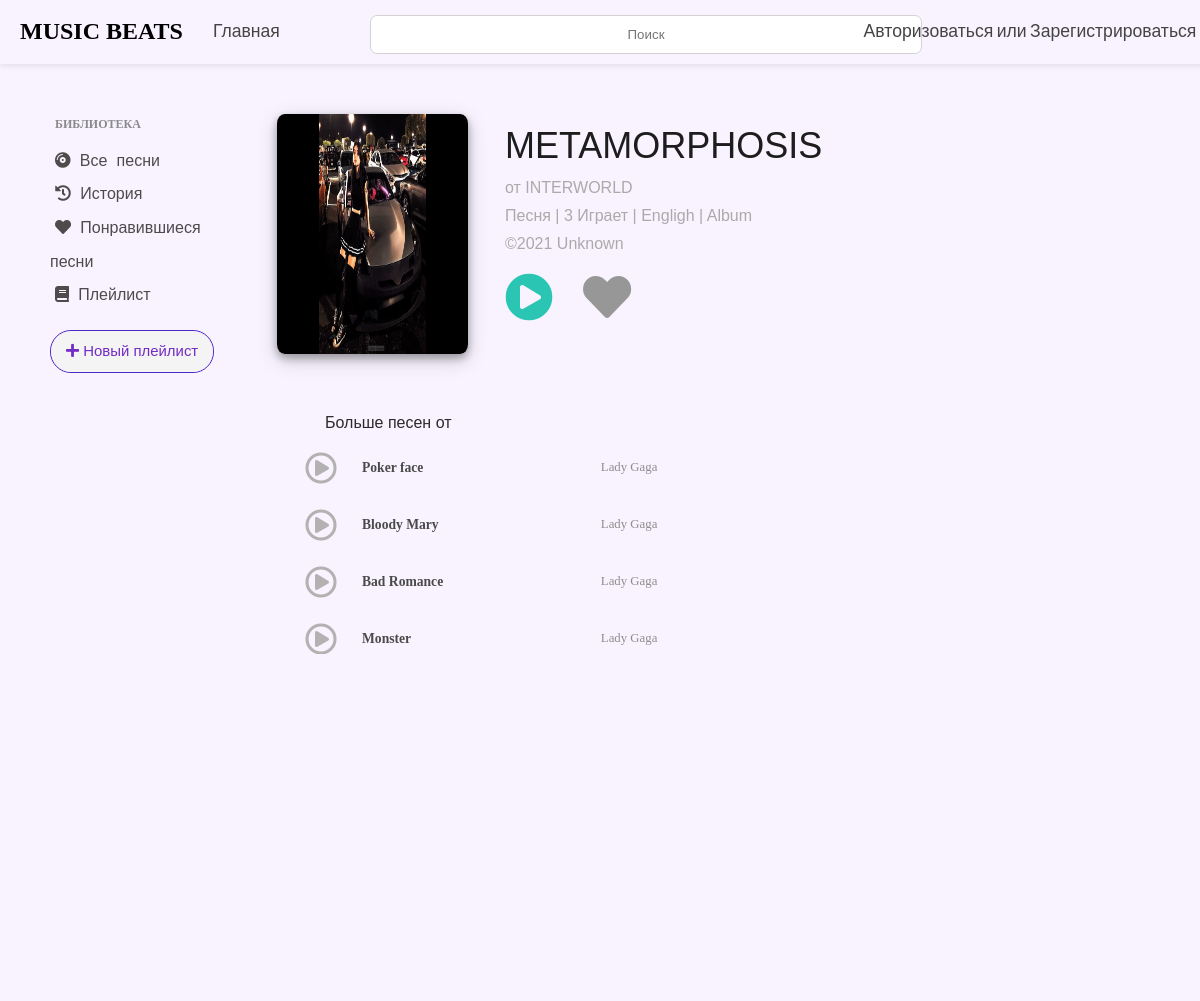
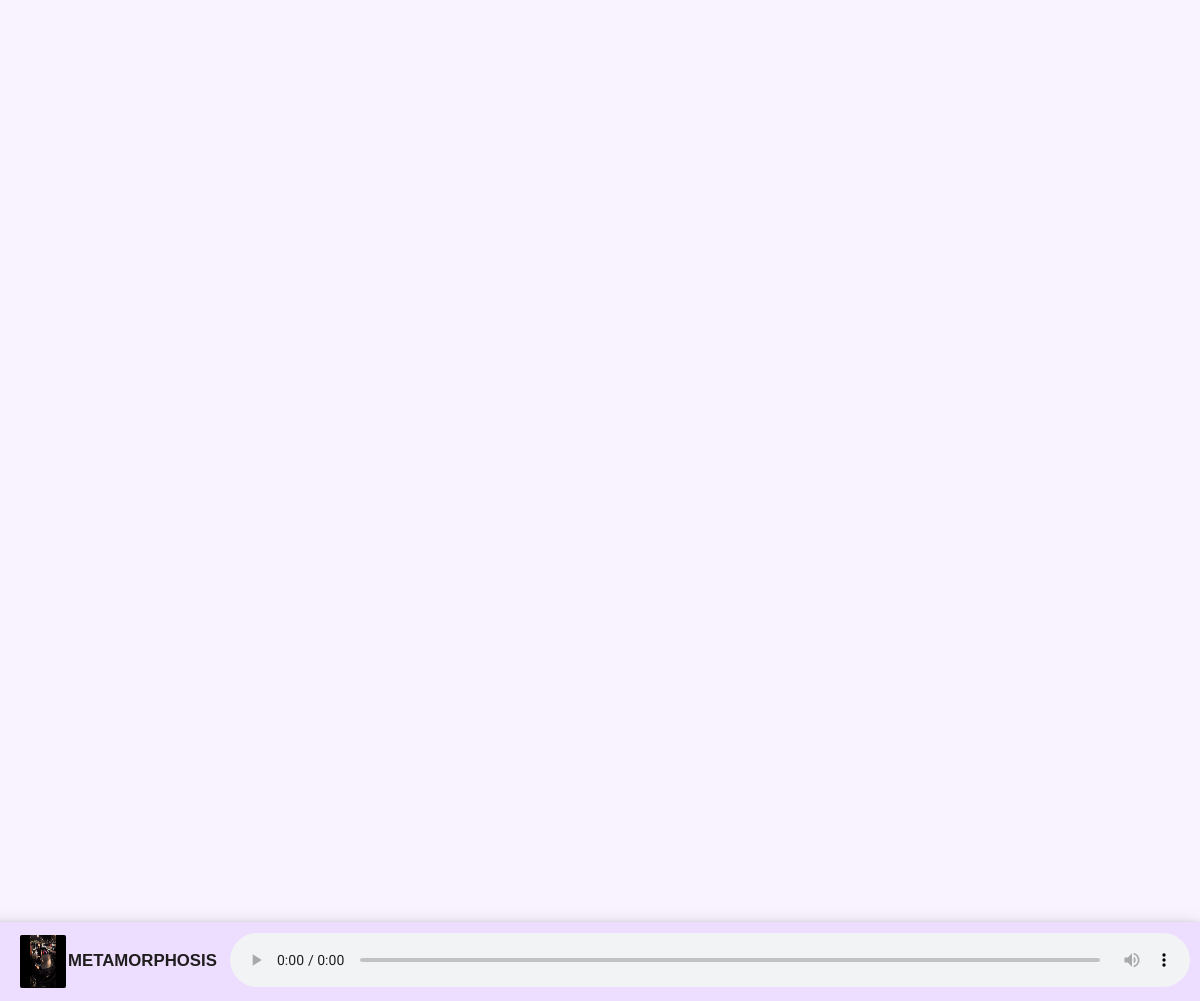
Screenshot of /song/74 with the database file from the repository (2 pictures, top to bottom).
### music_app/models.py (models this page shows, shortened)
class Song(models.Model):
    song_id = models.AutoField(primary_key=True)
    count = models.IntegerField(default=0, verbose_name = 'Номер песни')
    name = models.CharField(max_length=200, verbose_name = 'Название')
    tags = models.CharField(choices=tags, max_length=20, default='Classical', verbose_name = 'Теги')
    genre = models.CharField(choices=genre, max_length=20, default='Album', verbose_name = 'Жанр')
    language = models.CharField(choices=language, max_length=20, default='Hindi', verbose_name = 'Язык исполнения')
    year = models.CharField(choices=yearOfRelease, max_length=20, default='2021', verbose_name = 'Год выпуска')
    singer1 = models.CharField(max_length=200, verbose_name = 'Первый исполнитель')
    singer2 = models.CharField(max_length=200, default='', verbose_name = 'Второй исполнитель')
    productionHouse = models.CharField(choices=productionHouse, max_length=20, default='Unknown', verbose_name = 'Продюсерский дом')
    movie = models.CharField(max_length=500, default="", verbose_name = 'Видео') # нужно ли это???
    image = models.ImageField(upload_to="images", verbose_name = 'Обложка')
    song = models.FileField(upload_to='songs', verbose_name = 'Песня')
    class Meta:
        verbose_name = 'Песня'
        verbose_name_plural = 'Песни'

### music_app/views.py (the view, shortened to what this page needs)
# urls.py: path('song/<int:id>', views.songpost, name='songpost'),
def songpost(request, id):
    myPlaylists  = []
    user = request.user
    if user.is_authenticated:
        myPlaylists = list(Playlist.objects.filter(user=user))
    try:
        song = Song.objects.filter(song_id=id).first()
        song.count+=1
        song.save()
        if song.movie=='Album':
            isAlbum = True
        else:
            isAlbum = False
        recommendedSongs = []
        song_tag = song.tags
        song_year = song.year
        if(song_tag=='Classical' or song_tag=='Romantic'):
            moreSongs = list(Song.objects.filter(tags='Classical').exclude(song_id=id))
            recommendedSongs+=moreSongs
            moreSongs = list(Song.objects.filter(tags='Romantic').exclude(song_id=id))
            recommendedSongs+=moreSongs
        finalRecommendedSongs = []
        for i in recommendedSongs:
            if(int(i.year)==int(song_year) or int(i.year)==int(song_year)-2 or int(i.year)==int(song_year)+2):
                finalRecommendedSongs.append(i)
        recommendedSingers = []
        if Singer.objects.filter(name=song.singer1).exists():
            singer1 = list(Singer.objects.filter(name=song.singer1))
            recommendedSingers+=singer1
        if Singer.objects.filter(name=song.singer2).exists():
            singer2 = list(Singer.objects.filter(name=song.singer2))
            recommendedSingers+=singer2
        if(song.movie=='Album'):
            sameMovieSongs = list(Song.objects.filter(singer1=song.singer1).all().exclude(song_id=id))
            otherSongs = list(Song.objects.filter(tags=song.tags).all().exclude(song_id=id))
            random.shuffle(otherSongs)
            sameMovieSongs = sameMovieSongs[:2] + otherSongs[:3]
            sameMovieSongs = set(sameMovieSongs)
            sameMovieSongs = list(sameMovieSongs)
        else:
            sameMovieSongs = Song.objects.filter(movie=song.movie).all().exclude(song_id=id)
        newList = []
        for i in finalRecommendedSongs:
            if i not in sameMovieSongs:
                newList.append(i)
        finalRecommendedSongs = newList
        random.shuffle(finalRecommendedSongs)
        for i in sameMovieSongs:
            if Singer.objects.filter(name=i.singer1).exists():
                singer1 = list(Singer.objects.filter(name=i.singer1))
                recommendedSingers+=singer1
            if Singer.objects.filter(name=i.singer2).exists():
                singer2 = list(Singer.objects.filter(name=i.singer2))
                recommendedSingers+=singer2
        recommendedSingers = list(set(recommendedSingers))
        isLiked = False
        user = request.user
        return render(request, 'songpost.html', {'song': song, 'sameMovieSongs': sameMovieSongs, 'recommendedSingers':recommendedSingers[:5],
                                                'isLiked':isLiked, 'isAlbum':isAlbum, 'recommendedSongs':finalRecommendedSongs[:5], 'myPlaylists':myPlaylists})
    except:
        return redirect("/")

### music_app/templates/songpost.html (shortened to what this page needs)
{%extends 'header.html'%}
{% block body %}
{% load static %}
<link rel="stylesheet" href="{% static 'songpost.css' %}">
<body>
    <div id="body-center">
        <div id="playlist">
            <div class="card">
                <img src="{{song.image.url}}" id="A_{{song.song_id}}" />
                <div class="cardData">
                    <h1 style="font-family: Raleway, sans-serif; font-weight: 500; font-size: 2.25rem; line-height: 1.8; word-spacing: 1px; color: rgb(29, 29, 29);"
                        id="B_{{song.song_id}}">{{song.name}}</h1>
                    <p style="margin: 0px 10px 10px 0px; font-size: 1rem; font-family: 'Raleway', sans-serif; color: rgb(172, 169, 169);"
                        id="C_{{song.song_id}}">{{song.movie}} от {{song.singer1}}</p>
                    <p
                        style="margin: 0px 10px 10px 0px; font-size: 1rem; font-family: 'Raleway', sans-serif; color: rgb(172, 169, 169);">
                        Песня | {{song.count}} Играет | {{song.language}} | {{song.tags}}</p>
                    <p
                        style="margin: 0px 10px 10px 0px; font-size: 1rem; font-family: 'Raleway', sans-serif; color: rgb(172, 169, 169);">
                        &#169;{{song.year}} {{song.productionHouse}}</p>
                    <div style="display: flex; align-content: center;">
                        <li style="margin: auto 0px;" class="current-song"><a href="{{song.song.url}}"
                                id="{{song.song_id}}"><i class="fas fa-play-circle fa-3x"></i></a></li>
                        {% if user.is_authenticated %}
                        <form style="margin: auto 0px;" id="my_form">{% csrf_token %}
                            <input type="hidden" id="helo" value="{{song.song_id}}">
                            <button type="submit" id="likeButton"><i class="fas fa-heart fa-4x"></i></button>
                        </form>
                        {% else %}
                        <a id="likeButton"><i class="fas fa-heart fa-3x"></i></a>
                        {% endif %}
                    </div>
                </div>
            </div>
            {% if isAlbum %}
            {% for i in sameMovieSongs %}
            <div id="sameMovieCard">
                <div class="container_songpost">
                    <img src="{{i.image.url}}" id="A_{{i.song_id}}" />
                    <div class="overlay_songpost"></div>
                    <div class="play-btn_songpost">
                        <li><a href="{{i.song.url}}" id="{{i.song_id}}"><i class="far fa-play-circle fa-2x"></i></a>
                        </li>
                    </div>
                </div>
                <div class="songpost_data">
                    <h5 class="song-name" id="B_{{i.song_id}}">
                        {{i.name}}</h5>
                    <p class="singer-name">{{i.singer1}}</p>
                    <p class="movie-name" id="C_{{i.song_id}}">
                        {{i.movie}}</p>
                </div>
            </div>
            {% endfor %}
            {% else %}
            {% if sameMovieSongs %}
            <p class="headings" id="C_{{song.song_id}}">Больше песен от {{song.movie}}</p>
            {% for i in sameMovieSongs %}
            <div id="sameMovieCard">
                <li style="margin: auto;"><a href="{{i.song.url}}" id="{{i.song_id}}"><i
                            class="far fa-play-circle fa-2x"></i></a></li>
                <div class="songpost_data">
                    <h5 class="song-name" id="B_{{i.song_id}}">
                        {{i.name}}</h5>
                    <p class="singer-name">{{i.singer1}}</p>
                </div>
            </div>
            {% endfor %}
            {% endif %}
            {% endif %}
    </div>
    {% endblock %}
    {% block javascript %}
    <div id="audio_main" class="audio-decs">
        <div class="audio-data">
            <img id="audio-img" style="height: 53px; width: 64%; border-radius: 4%; margin: 3px 0px 3px 30px;"
                src="{{song.image.url}}" alt="Image here">
            <div style="margin: auto 6px;">
                <h4 id="audio-song">{{song.name}}</h4>
            </div>
        </div>
        <div style="margin: auto 0px;">
            <audio preload="none" controls id="audioPlayer">
            </audio>
        </div>
    </div>
    {% endblock %}

### music_app/templates/header.html (shortened to what this page needs)
<!doctype html>
<html lang="en">
{% load static %}
{% load socialaccount %}
<head>
    <link rel="stylesheet" href="https://unpkg.com/flickity@2/dist/flickity.min.css">
    <link rel="stylesheet" href="https://pro.fontawesome.com/releases/v5.10.0/css/all.css"
 />
    <link rel="stylesheet" href="{% static 'hamburgerNavbar.css' %}">
    <link rel="stylesheet" href="{% static 'navbar.css' %}">
    <link rel="stylesheet" href="{% static 'centerBody.css' %}">
    <link rel="stylesheet" href="{% static 'leftBody.css' %}">
    <link rel="stylesheet" href="{% static 'audioBar.css' %}">
    <link rel="stylesheet" href="{% static 'playlistPopUp.css' %}">
    <link rel="stylesheet" href="{% static 'loginSignup.css' %}">
    <link rel="stylesheet" href="{% static 'loader.css' %}">
    <link rel="stylesheet" href="{% static 'footer.css' %}">
    <link rel="stylesheet" href="{% static 'mediaQueries.css' %}">
    <link rel="stylesheet" href="{% static 'alert.css' %}">
    <link rel="stylesheet" href="{% static 'customScrollBar.css' %}">
</head>
<body>
    <div id="navbar">
        <div id="nav-left">
            <h2 style="margin: auto 10px;">MUSIC BEATS</h2>
            <a style="margin: auto 10px; font-family: 'Raleway', sans-serif;" href="/">Главная</a>
        </div>
        <div id='nav-center'>
            <form class="searchBar" autocomplete="off" method="POST" action="/searchResults"> {% csrf_token %}
                <input type="text" font-family: Raleway, sans-serif; class="searchText" name="data" placeholder="Поиск">
            </form>
        </div>
        <div id="nav-right">
            {% if user.is_authenticated %}
            <h4 style="margin: auto; font-family: 'Raleway', sans-serif;">Добро пожаловать, {{user.first_name}}</h4>
            <a style="margin: auto; font-family: 'Raleway', sans-serif;" href="/logout">Выйти</a>
            {% else %}
            <a id="modal_trigger" font-family: Raleway, sans-serif; href="#modal">Авторизоваться или Зарегистрироваться</a>
            {% endif %}
        </div>
    </div>
    <div id="body-left">
        <div>
            <p
                style="margin: 5px; font-size: 0.75rem; font-weight: 700; line-height: 2.5; color: rgb(138, 138, 138); text-align: left;">
                БИБЛИОТЕКА</p>
            <a class="left-panel-btn" href="/allSongs"><i class="fas fa-compact-disc"></i> Все песни</a><br>
            {% if user.is_authenticated %}
            <a class="left-panel-btn" href="/history"><i class="fas fa-history"></i> История</a><br>
            {% else %}
            <a class="left-panel-btn" id="historyBtn"><i class="fas fa-history"></i> История</a><br>
            {% endif %}
            {% if user.is_authenticated %}
            <a class="left-panel-btn" href="/likesong"><i class="fas fa-heart"></i> Понравившиеся песни</a><br>
            {% else %}
            <a class="left-panel-btn" id="likeBtn"><i class="fas fa-heart"></i> Понравившиеся песни</a><br>
            {% endif %}
            <a class="left-panel-btn"><i class="fas fa-book"></i> Плейлист</a><br>
            <br>
            {% if user.is_authenticated %}
            <a class="glow-on-hover"
                onclick="document.getElementById('modal-wrapper-playlist').style.display='block'"><i
                    class="fas fa-plus"></i> Новый плейлист</a>
            {% else %}
            <a class="glow-on-hover" id="createPlaylistBtn"><i class="fas fa-plus"></i> Новый плейлист</a><br>
            {% endif %}
            <br>
            <br>
        </div>
    </div>
    {% block body %}
    {% endblock %}
    {% block javascript %}
    {% endblock %}
</body>
</html>

### music_app/static/hamburgerNavbar.css (style rules this page uses)
* { margin: 0; padding: 0; }
body { width: 100%; height: 139px; background-color: rgb(248, 243, 255); overflow: hidden; }
html { scroll-behavior: smooth; }

### music_app/static/navbar.css (style rules this page uses)
#navbar { width: 100%; padding: 10px; display: grid; grid-template-columns: 30% 40% 30%; overflow: hidden; box-shadow: 0 2px 4px 0 rgba(0, 0, 0, 0.05), 0 1px 10px 0 rgba(0, 0, 0, 0.05); }
#nav-right { display: flex; }
#nav-left { display: flex; }
#navbar a { text-decoration: none; padding: 10px; font-family: 'Lato', sans-serif; cursor: pointer; font-size: 1.1rem; color: rgb(68, 68, 68); }
.searchText { width: 550px; height: 2.3rem; border-radius: 7px; margin: 5px auto 0px auto; text-align: center; color: rgb(130, 131, 131); border: 1px solid rgb(211, 211, 211); font-family: 'Raleway', sans-serif; }

### music_app/static/centerBody.css (style rules this page uses)
#body-center { height: 550px; padding: 20px; margin-left: 240px; padding-right: 40px; overflow: auto; }

### music_app/static/leftBody.css (style rules this page uses)
#body-left { width: 200px; height: 700px; background-repeat: repeat-y; overflow: hidden; position: absolute; padding: 40px 0px 30px 50px; }
.left-panel-btn { font-family: 'Raleway', sans-serif; margin: 5px; font-size: 1rem; line-height: 2.1; word-spacing: 0.3rem; color: rgb(77, 75, 75); text-decoration: none; text-align: left; cursor: pointer; }
.glow-on-hover { display: inline-block; text-decoration: none; vertical-align: middle; font-family: 'Raleway', sans-serif; padding: 6px 27px; font-size: .93333rem; line-height: 1.4; padding: 10px 15px 10px 15px; border: 1px solid #4c2bc5; outline: none; color: #732bc5; background: rgb(226, 183, 255); cursor: pointer; position: relative; z-index: 0; border-radius: 21px; }
.glow-on-hover:before { content: ''; background: linear-gradient(45deg, #5d4cda, #6200ff, #65079c, #aa8fee); position: absolute; top: -2px; left:-2px; background-size: 400%; z-index: -1; filter: blur(2px); width: calc(100% + 4px); height: calc(100% + 4px); animation: glowing 20s linear infinite; opacity: 0; transition: opacity .4s ease-in-out; border-radius: 21px; }
.glow-on-hover:after { z-index: -1; content: ''; position: absolute; width: 100%; height: 100%; background: rgb(244, 244, 244); left: 0; top: 0; border-radius: 21px; }

### music_app/static/audioBar.css (style rules this page uses)
.audio-decs { display: grid; grid-template-columns: 20% 80%; position: fixed; bottom: 0px; right: 0px; width: 100%; padding: 10px; z-index: 1; background-color: rgb(237, 221, 255); box-shadow: 0 4px 8px 0 rgba(0, 0, 0, 0.3), 0 6px 20px 0 rgba(0, 0, 0, 0.19); }
.audio-data { display: grid; grid-template-columns: 30% 80%; }
.audio-decs h4 { font-family: 'Raleway', sans-serif; line-height: 1; font-size: 1.05rem; color: rgb(31, 29, 29); white-space: nowrap; overflow: hidden; text-overflow: ellipsis; }
#audioPlayer { width: 100%; }

### music_app/static/loginSignup.css (style rules this page uses)
#modal_trigger { margin: 0px auto; }

### music_app/static/songpost.css (style rules this page uses)
#body-center { height: 550px; padding: 20px; margin-left: 240px; padding-right: 40px; overflow: auto; }
.card { padding: 30px 0px; display: grid; grid-template-columns: 25% 75%; }
.cardData { padding: 0px 20px; }
.card img { box-shadow: 0 4px 8px 0 rgba(0, 0, 0, 0.3), 0 6px 20px 0 rgba(0, 0, 0, 0.19); border-radius: 4%; margin: 0px auto; height: 240px; width: 85%; }
h2 { margin-left: 35px; }
#sameMovieCard { margin: 5px 150px 5px 20px; display: grid; grid-template-columns: 10% 90%; padding: 10px 5px; transition: 0.3s; }
.headings { margin: 30px 10px 10px 65px; font-size: 1rem; font-family: 'Raleway', sans-serif; color: rgb(43, 43, 43); }
#playlist { list-style: none; }
#playlist li a { color: rgb(179, 177, 177); text-decoration: none; transition: 0.2s; }
#playlist .current-song a { color: #2bc5b4; }
#likeButton { margin: 10px 10px 10px 30px; color: rgb(151, 151, 151); background: none; border: none; cursor: pointer; transition: 0.4s; }
.songpost_data { display: grid; grid-template-columns: 33% 33% 34%; }
.singer-name { margin: auto 30px; color: rgb(143, 142, 142); font-size: 0.8rem; }
.song-name { margin: auto 5px; color: rgb(75, 74, 74); font-size: 0.85rem; }

### rows the page displays
Song: image (picture), name "METAMORPHOSIS", singer1 "INTERWORLD", count "3", language "Engligh", tags "Album", year "2021", productionHouse "Unknown"
Song: name "Poker face", singer1 "Lady Gaga"
Song: name "Bloody Mary", singer1 "Lady Gaga"
Song: name "Bad Romance", singer1 "Lady Gaga"
Song: name "Monster", singer1 "Lady Gaga"
